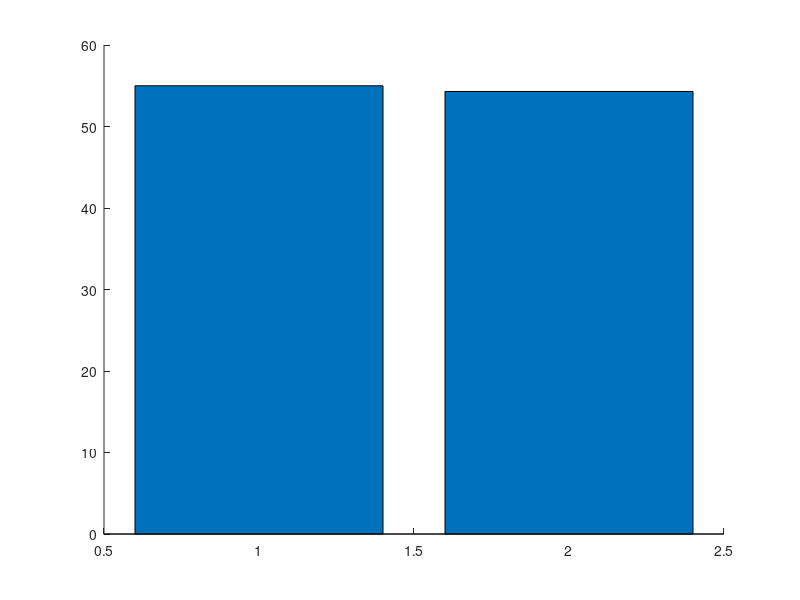

Reproduce this figure in MATLAB. (Note: this script raises an error after producing the figure.)
function pic_bar_Average_TAS102_PD()

y_PD=[55;54.3];
b = bar(y_PD,0.8,'FaceAlpha',0.7);
b.FaceColor = 'flat';
b.CData(1,:) = [190 190 190]./255;
b.CData(2,:) = [255 106 106]./255;
hold on

plot(0.15:0.05:2.85,55.*ones(1,55),'--','Color',[54 54 54]./255)
hold on 
plot(1.75,45.5,'Marker','.','Color','#FF0000','Markersize',50);
hold on;
plot(1.875,56,'Marker','.','Color','#FF7F00','Markersize',50);
hold on;
plot(2,55.9,'Marker','.','Color','#FFA500','Markersize',50);
hold on;
plot(2.125,53.2,'Marker','.','Color','#00BFFF','Markersize',50);
hold on;
plot(2.25,48.9,'Marker','.','Color','#7B68EE','Markersize',50);
hold on
text(0.85,87,'55%','Color',[190 190 190]./255,'FontSize',25)
hold on
text(1.8,87,'54.3%','Color',[255 106 106]./255,'FontSize',25)

%% Output image setting
set(gca,'XLim',[0.15 2.85]);
set(gca,'YLim',[0 100]);
set(gca,'XTickLabel',{'simulation data' 'clinical data'});
set(gca,'Linewidth',1);
set(gca,'FontSize',22);
set(gca,'FontName','Arial');
ylabel('RECITS (%)');
title('TAS-102 (PD)');
set(gcf,'unit','centimeters','position',[2 25 18 10])
print('TAS102_Average_PD','-dpng','-r600')

end
